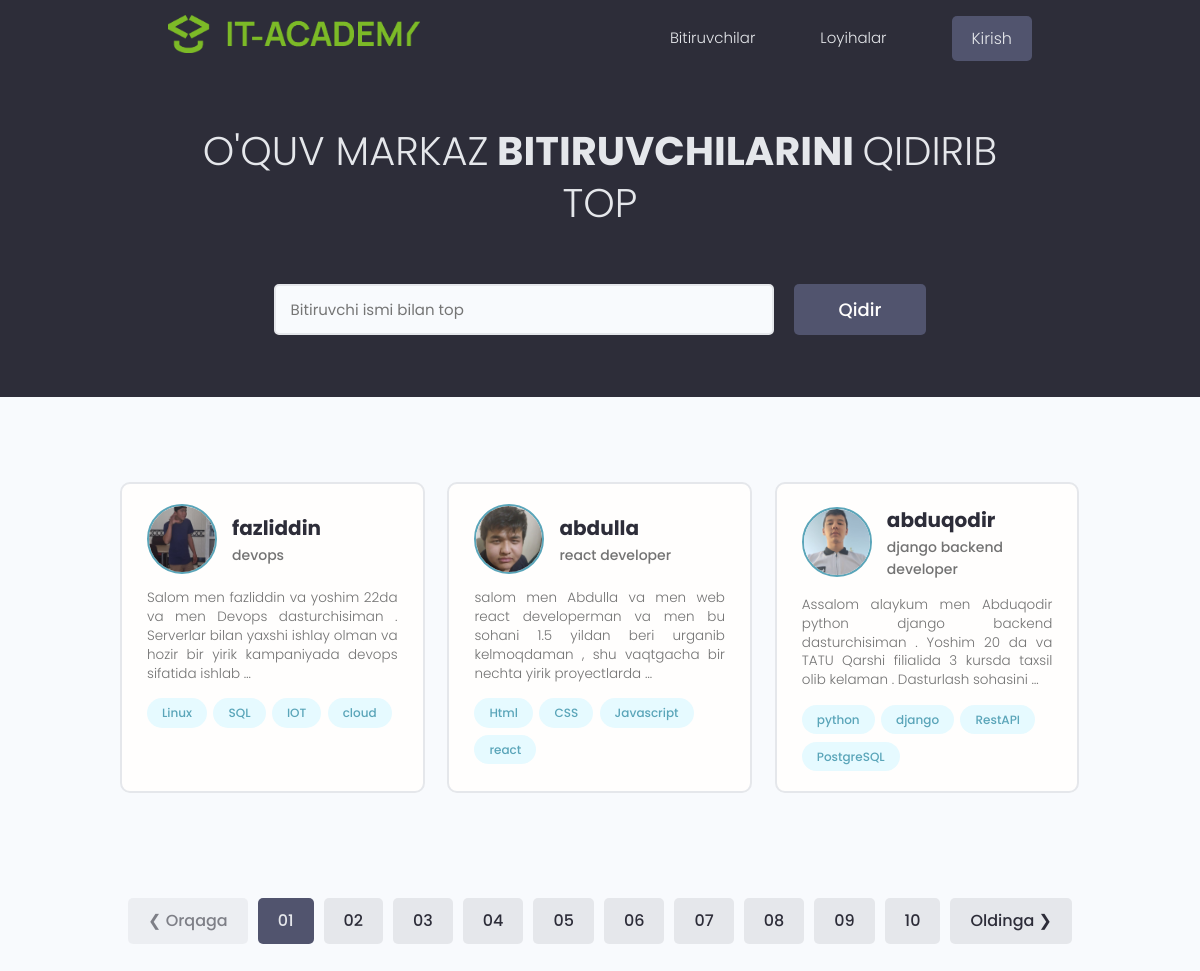
The page / on the database its author committed.
### users/models.py (models this page shows)
class Profile(models.Model):
    user = models.OneToOneField(User, on_delete = models.CASCADE, null=True, blank=True)
    name = models.CharField(max_length=200, null=True, blank=True)
    email = models.EmailField(max_length=200, null=True, blank=True)
    info = models.CharField(max_length=200, null=True, blank=True)
    location = models.CharField(max_length=200, null=True, blank=True)
    bio = models.TextField(null=True, blank=True)
    sochial_github = models.CharField(max_length=200, null=True, blank=True)
    sochial_telegram = models.CharField(max_length=200, null=True, blank=True)
    sochial_youtube = models.CharField(max_length=200, null=True, blank=True)
    sochial_instagram = models.CharField(max_length=200, null=True, blank=True)
    photo = models.ImageField(upload_to="profile/", default="profile/default_image.webp")
    other_skill = models.ManyToManyField("other_skill", blank=True, null=True)
    created = models.DateTimeField(auto_now_add = True)
    id = models.UUIDField(default = uuid.uuid4, primary_key=True, editable = False)
    def __str__(self):
        return str(self.name)
    class Meta:
        ordering=["-created"]

class skill(models.Model):
    user = models.ForeignKey(Profile, on_delete = models.CASCADE, \
                             related_name="profile_skill", null=True, blank=True)
    name = models.CharField(max_length=200, null=True, blank=True)
    description = models.CharField(max_length=200, null=True, blank=True)
    created = models.DateTimeField(auto_now_add = True)
    id = models.UUIDField(default = uuid.uuid4, primary_key=True, editable = False)
    def __str__(self):
        return self.name

### users/views.py (the view)
# urls.py: path("", Profiles, name="profiles"),
def Profiles(request):
    users = Profile.objects.all()
    context = {
        "users":users
        }
    return render(request, "profiles.html", context)

### templates/profiles.html (shortened to what this page needs)
{% extends 'base.html' %}
{% block content %}
<main class="home">
  <section class="hero-section text-center">
    <div class="container container--narrow">
      <div class="hero-section__box">
        <h2>O'QUV MARKAZ<span> BITIRUVCHILARINI </span> QIDIRIB TOP</h2>
      </div>
      <div class="hero-section__search">
        <form class="form" action="{% url 'search_result' %}" method="get">
          <div class="form__field">
            <input class="input input--text" id="formInput#search" type="text" name="text"
              placeholder="Bitiruvchi ismi bilan top" />
          </div>
          <input class="btn btn--sub btn--lg" type="submit" value="Qidir" />
        </form>
      </div>
    </div>
  </section>
  <section class="devlist">
    <div class="container">
      <div class="grid grid--three">
      {% for user in users %}
        <div class="column card">
          <div class="dev">
            <a href="{% url 'profile' user.id %}" class="card__body">
              <div class="dev__profile">
                <img class="avatar avatar--md" src="{{user.photo.url}}" alt="image" />
                <div class="dev__meta">
                  <h3>{{user}}</h3>
                  <h5>{{user.info}}</h5>
                </div>
              </div>
              <p class="dev__info">{{user.bio | truncatewords:24}}
              </p>
              <div class="dev__skills">
                  {% for skill in user.profile_skill.all %}
                <span class="tag tag--pill tag--main">
                  <small>{{skill}}</small>
                </span>
                  {% endfor %}
              </div>
            </a>
          </div>
        </div>
        {% endfor %}
      </div>
    </div>
  </section>
  <div class="pagination">
    <ul class="container">
      <li><a href="#" class="btn btn--disabled">&#10094; Orqaga</a></li>
      <li><a href="#" class="btn btn--sub">01</a></li>
      <li><a href="#" class="btn">02</a></li>
      <li><a href="#" class="btn">03</a></li>
      <li><a href="#" class="btn">04</a></li>
      <li><a href="#" class="btn">05</a></li>
      <li><a href="#" class="btn">06</a></li>
      <li><a href="#" class="btn">07</a></li>
      <li><a href="#" class="btn">08</a></li>
      <li><a href="#" class="btn">09</a></li>
      <li><a href="#" class="btn">10</a></li>
      <li><a href="#" class="btn">Oldinga &#10095;</a></li>
    </ul>
  </div>
</main>
{% endblock content %}

### templates/base.html (shortened to what this page needs)
{% load static %}
<!DOCTYPE html>
<html>
    <head>
    <link rel="stylesheet" href="https://cdn.iconmonstr.com/1.3.0/css/iconmonstr-iconic-font.min.css" />
    <link rel="stylesheet" href="{% static 'uikit/styles/uikit.css' %}" />
    <link rel="stylesheet" href="{% static 'css/app.css' %}" />
    <link rel="stylesheet" href="{% static 'fontawesome/css/fontawesome.css' %}" />
    <link rel="stylesheet" href="{% static 'fontawesome/css/brands.css' %}" />
    </head>
    <body>
{% include "header.html" %}
{% block content %}
{% endblock content %}
    </body>
</html>

### templates/header.html (shortened to what this page needs)
{% load static %}
<header class="header">
  <div class="container container--narrow">
    <a href="/" class="header__logo">
      <img src="{% static 'images/logo1.png' %}" alt="Logo" />
    </a>
    <nav class="header__nav">
      <ul class="header__menu">
        <li class="header__menuItem"><a href="{% url 'profiles' %}">Bitiruvchilar</a></li>
        <li class="header__menuItem"><a href="{% url 'projects' %}">Loyihalar</a></li>
        {% if request.user.is_authenticated %}
        <li class="header__menuItem"><a href="{% url 'logout' %}" class="btn btn--sub">Chiqish</a></li>
        {% else %}
        <li class="header__menuItem"><a href="{% url 'login' %}" class="btn btn--sub">Kirish</a></li>
        {% endif %}
      </ul>
    </nav>
  </div>
</header>

### static/css/app.css (style rules this page uses)
:root { --color-sub: #2d2d39; }
.btn--sub { background-color: var(--color-sub-light); }
.card { border: 2px solid var(--color-light); }
img { width: 100%; }
.header { position: sticky; z-index: 111; background-color: var(--color-sub); padding: 1.5rem 0; }
.header > .container { display: flex; justify-content: space-between; align-items: center; }
.header__logo > img { height: 3.8rem; }
.header__nav > ul { display: inline-flex; align-items: center; list-style: none; gap: 6.5rem; }
.header__menuItem > a { color: var(--color-light); font-weight: 300; }
.hero-section { height: 40vh; display: flex; align-items: center; background-color: var(--color-sub); }
.hero-section__box { margin-bottom: 4rem; }
.hero-section__box > h2, .hero-section__box > h2 > span { font-size: 4rem; color: var(--color-light); line-height: 1.3; text-transform: uppercase; }
.hero-section__box > h2 { font-weight: 300; }
.hero-section__box > h2 > span { font-weight: 700; }
.hero-section__search > .form { display: flex; align-items: center; justify-content: center; gap: 2rem; }
.hero-section__search > .form input.input--text { width: 50rem; }
.devlist { margin-top: 8rem; }
.devlist .grid { align-items: stretch; }
.devlist .dev .dev__profile { display: flex; align-items: center; gap: 1.5rem; }
.devlist .dev .dev__meta h3 { color: var(--color-sub); font-size: 2rem; font-weight: 700; }
.devlist .dev .dev__meta h5 { color: var(--color-text); font-size: 1.4rem; font-weight: 500; }
.devlist .dev .dev__info { margin: 1.5rem 0; font-size: 1.35rem; line-height: 1.4; text-align: justify; }
.pagination { margin-top: 8rem; margin-bottom: 10rem; }
.pagination > ul { flex-wrap: wrap; list-style: none; display: flex; align-items: center; justify-content: center; gap: 1rem; }
.pagination .btn { color: var(--color-sub); }
.pagination .btn.btn--sub { color: var(--color-light); }

### static/uikit/styles/modules/_variables.css (style rules this page uses)
:root { --color-main: #5aa5b9; --color-main-light: #e6faff; --color-sub: #3f4156; --color-sub-light: #51546e; --color-sub-lighter: #ededfd; --color-text: #737373; --color-gray: #8b8b8b; --color-light: #e5e7eb; --color-light-gray: #767676; --color-bg: #f8fafd; --color-white: #fffefd; --color-white-light: #f3f3f3; --color-success: #359e64; --color-success-bg: #def8e8; --color-error: #fc4b0b; --color-error-bg: #fff2ee; --font-base: 'Poppins', arial, helvetica, 'Segoe UI', roboto, ubuntu, sans-serif; --font-monospace: 'Fira Code', 'Courier New', courier, monospace; --font-regular: 300; --font-medium: 500; --font-bold: 700; --generic-shadow: 1px 1px 5px #00000010; --generic-transition: all 0.3s ease-in-out; }

### static/uikit/styles/modules/_base.css (style rules this page uses)
* { margin: 0; padding: 0; box-sizing: border-box; text-rendering: optimizeLegibility; color: inherit; font-size: inherit; }
html { font-size: 50%; }
@media only screen and (min-width: 480px) { html { font-size: 56.25%; } }
@media only screen and (min-width: 1200px) { html { font-size: 62.5%; } }
body { line-height: 1.6; font-weight: 400; font-size: 1.5rem; color: var(--color-text); background-color: var(--color-bg); min-height: 100vh; }

### static/uikit/styles/modules/_typography.css (style rules this page uses)
* { font-family: var(--font-base); }
h2 { font-size: 3.6rem; font-weight: var(--font-bold); }
h3 { font-size: 3.2rem; font-weight: var(--font-medium); }
h5 { font-size: 2.4rem; font-weight: var(--font-medium); }
h5, h6 { font-weight: var(--font-regular); }
p, span, strong { font-size: 1.6rem; color: var(--color-text); font-weight: var(--font-regular); }
a { padding-bottom: 2px; text-decoration: none; display: inline-block; color: var(--color-main); font-weight: var(--font-medium); }

### static/uikit/styles/modules/_utilities.css (style rules this page uses)
.container { width: 92%; max-width: 165rem; margin: 0 auto; box-sizing: border-box; }
.container--narrow { width: 92%; max-width: 120rem; }
@media screen and (min-width: 1000px) { .container { width: 90%; } }
@media screen and (min-width: 1000px) { .container--narrow { width: 85%; } }
@media screen and (min-width: 1200px) { .container { width: 80%; } }
@media screen and (min-width: 1200px) { .container--narrow { width: 72%; } }
.text-center { text-align: center; }

### static/uikit/styles/modules/_avatar.css (style rules this page uses)
.avatar { border-radius: 50%; border: 2px solid var(--color-main); object-fit: cover; }
.avatar--md { height: 7rem; width: 7rem; }

### static/uikit/styles/modules/_card.css (style rules this page uses)
.card { border-radius: 1rem; background-color: var(--color-white); border: 1.5px solid var(--color-light); width: auto; height: auto; margin-top: 0.5rem; margin-bottom: 0.5rem; overflow: hidden; }
.card__body, .card__header { padding: 2rem 2.5rem; }

### rows shown on the page
Profile: photo (picture), name "fazliddin", info "devops", bio "Salom men fazliddin va yoshim 22da va men Devops dasturchisiman . Serverlar bilan yaxshi ishlay olman va hozir bir yirik kampaniyada devops sifatida ishlab …"
skill: name "Linux"
skill: name "SQL"
skill: name "IOT"
skill: name "cloud"
Profile: photo (picture), name "abdulla", info "react developer", bio "salom men Abdulla va men web react developerman va men bu sohani 1.5 yildan beri urganib kelmoqdaman , shu vaqtgacha bir nechta yirik proyectlarda …"
skill: name "Html"
skill: name "CSS"
skill: name "Javascript"
skill: name "react"
Profile: photo (picture), name "abduqodir", info "django backend developer", bio "Assalom alaykum men Abduqodir python django backend dasturchisiman . Yoshim 20 da va TATU Qarshi filialida 3 kursda taxsil olib kelaman . Dasturlash sohasini …"
skill: name "python"
skill: name "django"
skill: name "RestAPI"
skill: name "PostgreSQL"
